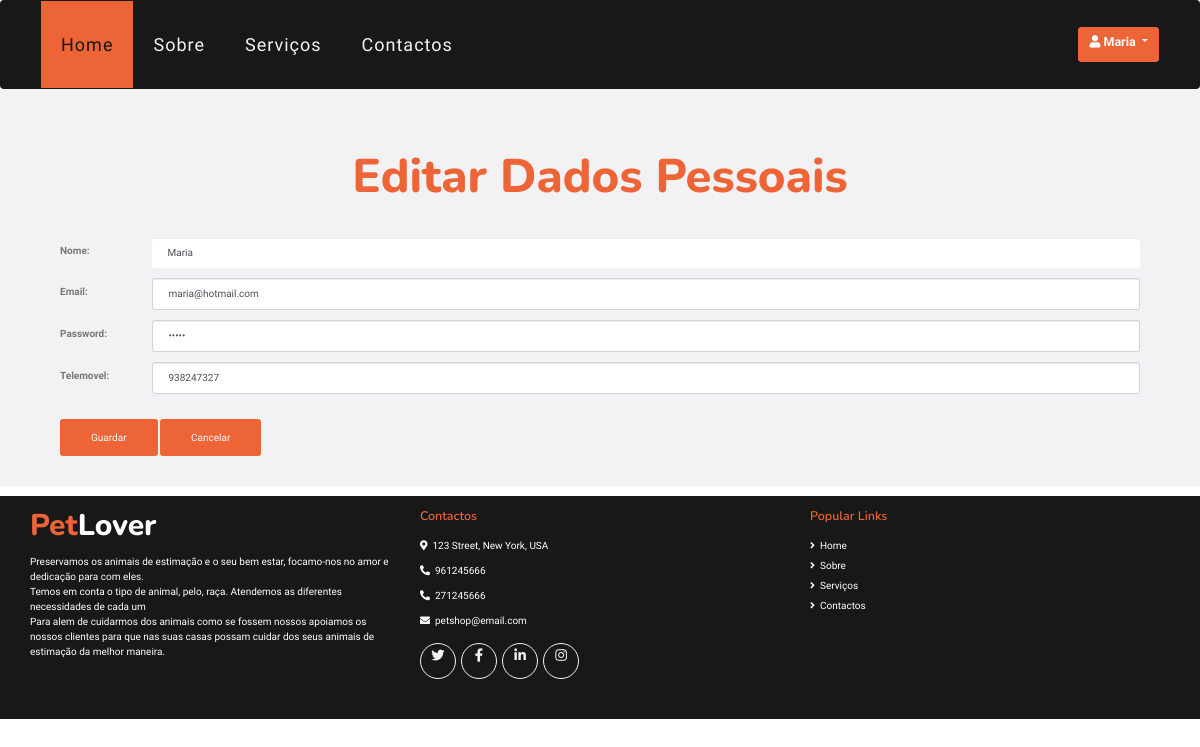
Before: /paginas/editarDadosPessoais.php?id=4 (signed in) with the older database file.
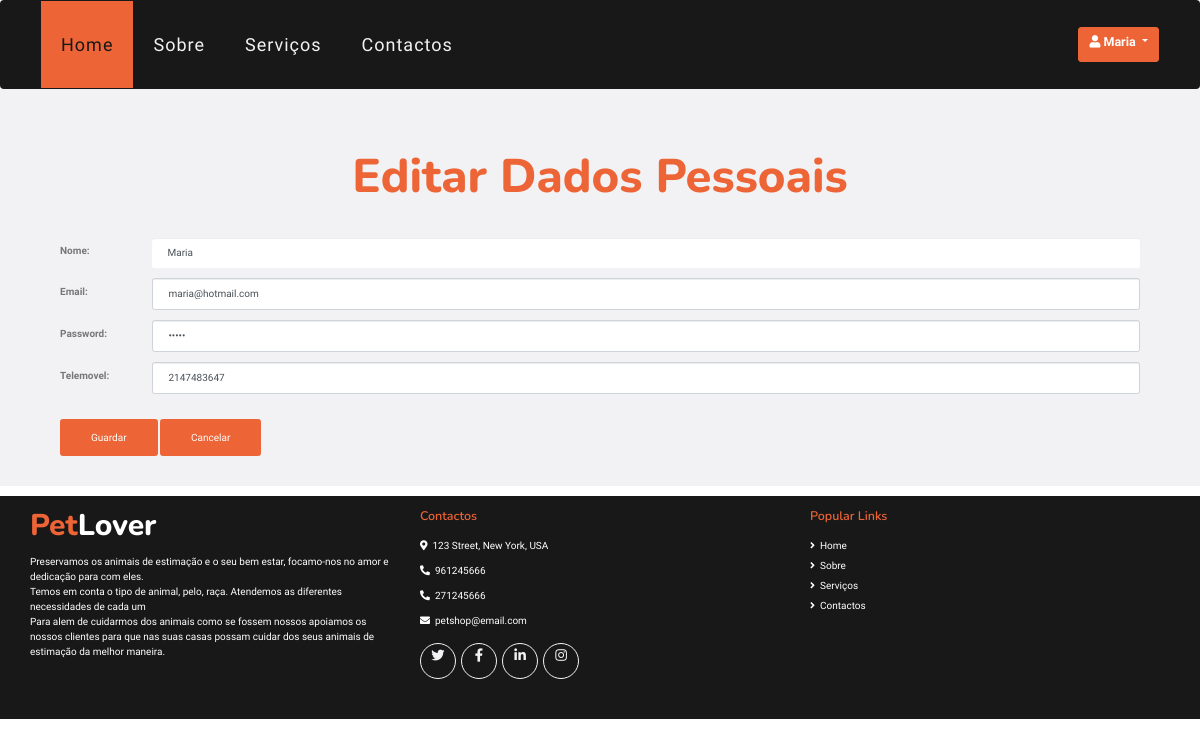
After: the same page with the newer database file.
### tables this page shows
CREATE TABLE `utilizadores` (
  `id` int(11) NOT NULL,
  `nomeUtilizador` text NOT NULL,
  `password` text NOT NULL,
  `email` text NOT NULL,
  `telemovel` int(13) NOT NULL,
  `tipo` enum('cliente','funcionario','admin') DEFAULT NULL,
  `imagem` varchar(60) DEFAULT NULL
);

### paginas/editarDadosPessoais.php (the view, shortened to what this page needs)
<!DOCTYPE html>
<html>
<?php
require 'head.php';
if (isset($_GET['id'])) {
    $idutilizador = $_GET['id'];
    $utilizador = mysqli_query($conn, "SELECT * FROM utilizadores WHERE id='$idutilizador'");
    if ($utilizador->num_rows > 0) {
        while ($row = $utilizador->fetch_assoc()) {
            $nomeUtilizador = $row['nomeUtilizador'];
            $email = $row['email'];
            $password = $row['password'];
            $telemovel = $row['telemovel'];
        }
    }
}
?>
<body>
    <?php require 'header.php'; ?>
    <div class="container-fluid bg-light pt-5">
        <div class="container py-5 px-4 px-sm-5">
            <div class="d-flex flex-column text-center">
                <h1 class="display-4 m-0"><span class="text-primary">Editar Dados Pessoais</span> </h1>
            </div>
            <div class="contact-form">
                <form method="POST">
                    <div class="control-group pb-3">
                        <div class="row justify-content-center">
                            <div class="col-1 align-self-center">
                                <label> Nome: </label>
                            </div>
                            <div class="col-11">
                                <input type="text" name="nomeUtilizador" class="form-control border-0 p-4 text-capitalize" placeholder="Nome" <?php echo "value='" . $nomeUtilizador . "'"; ?> required />
                            </div>
                        </div>
                    </div>
                    <div class="control-group pb-3">
                        <div class="row justify-content-center  ">
                            <div class="col-1 align-self-center">
                                <label> Email: </label>
                            </div>
                            <div class="col-11">
                                <input type="email" name="email" class="form-control p-4" placeholder="Email" <?php echo "value='" . $email . "'"; ?> required />
                            </div>
                        </div>
                    </div>
                    <div class="control-group pb-3">
                        <div class="row justify-content-center  ">
                            <div class="col-1 align-self-center">
                                <label> Password: </label>
                            </div>
                            <div class="col-11">
                                <input type="password" name="password" class="form-control p-4" placeholder="Password" <?php echo "value='" . $password . "'"; ?> required />
                            </div>
                        </div>
                    </div>
                    <div class="control-group pb-3">
                        <div class="row justify-content-center  ">
                            <div class="col-1 align-self-center">
                                <label> Telemovel: </label>
                            </div>
                            <div class="col-11">
                                <input type="tel" name="telemovel" class="form-control p-4" placeholder="Telemovel" <?php echo "value='" . $telemovel . "'"; ?> required />
                            </div>
                        </div>
                    </div>
                    <div class="pt-4">
                        <button class="btn btn-primary py-3 px-5" type="submit" name='atualizar'>Guardar</button>
                        <a class="btn btn-primary py-3 px-5" href="dadospessoais.php">Cancelar</a>
                    </div>
                </form>
            </div>
        </div>
    </div>
    <?php require 'footer.php'; ?>
</body>
</html>

Changed rows visible on the page:
changed utilizadores "maria": telemovel "938247327" → "2147483647"
